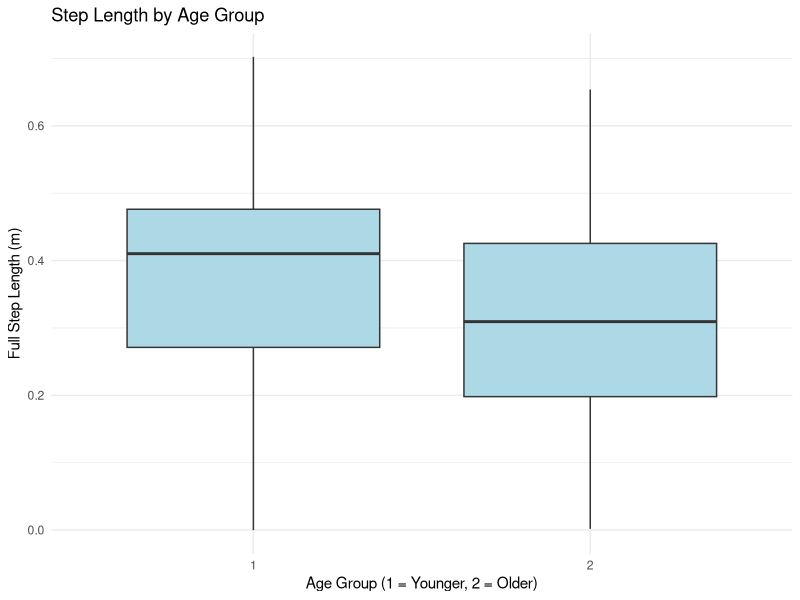
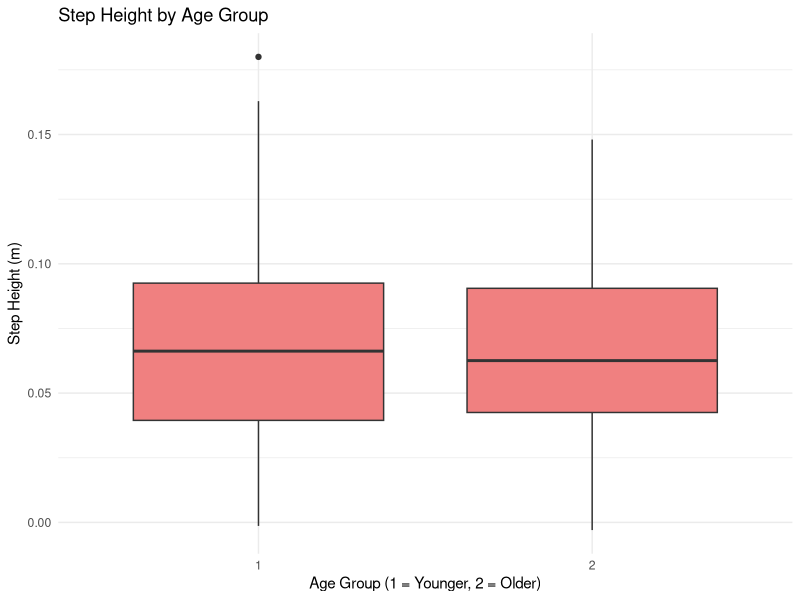
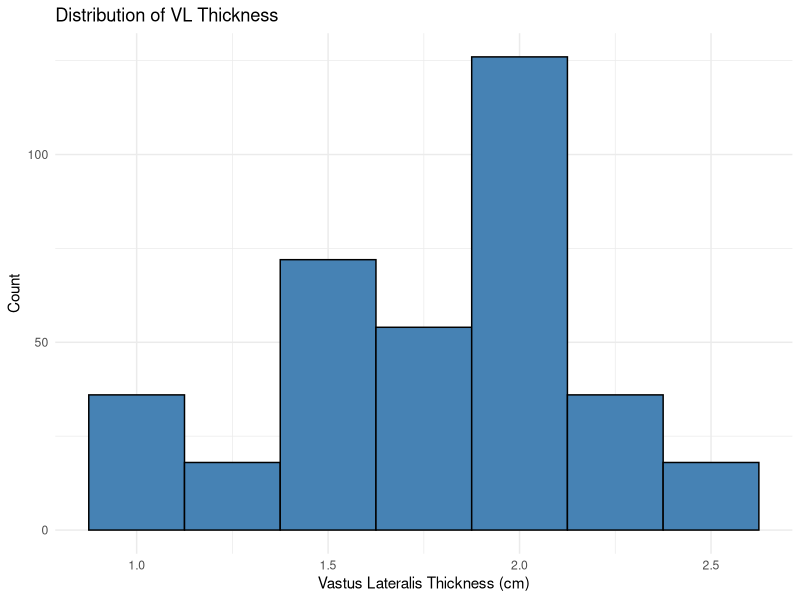

These charts were generated, in order, by the following R code:

### Some practice with bootstrapping from Mike

# read data
Kine.dat = read.csv("Kinematic_Data_EMG.csv",header = T)
# split into books 
Kine.df = split(Kine.dat, Kine.dat$PID)

# initialize the dataframes (we will store our bootstraps in)
duration.bs <- onset.bs <- step.init.bs <- full.step.bs <- step.height.bs <- data.frame(NULL)

# initialize the xbar vectors
xbar.duration <- xbar.onset <- xbar.step.init <- xbar.full.step <-  xbar.step.height <- c()

# begin loop
for(i in 1:length(Kine.df)){  # loop through each subject
  for(j in 1:5000){  # 5000 bootstrap samples each
    # sample indices
    k = sample(1:18, replace = T, size = 18)  # 18 trials from 3 blocks
    # take means of the kth samples and store into the xbars
    take = (Kine.df[[i]][["Weight_Transfer_Duration"]])[k]
    xbar.duration[j] = mean(take)
    take = (Kine.df[[i]][["Weight_Transfer_Onset_Initiation_Time"]])[k]
    xbar.onset[j] = mean(take)
    take = (Kine.df[[i]][["Step_Initiation_Time"]])[k]
    xbar.step.init[j] = mean(take)
    take = (Kine.df[[i]][["Full_Step_Length"]])[k]
    xbar.full.step[j] = mean(take)
    take = (Kine.df[[i]][["Step_Height"]])[k]
    xbar.step.height[j] = mean(take)
  }
  # fill the BS data.frames row-by-row
  duration.bs = rbind(duration.bs,xbar.duration)
  onset.bs = rbind(onset.bs,xbar.onset)
  step.init.bs = rbind(step.init.bs,xbar.step.init)
  full.step.bs = rbind(full.step.bs,xbar.full.step)
  step.height.bs = rbind(step.height.bs,xbar.step.height)
}
# attach corresponding Patient IDs for each row in every BS data.frame
duration.bs = cbind(names(Kine.df),duration.bs)
onset.bs = cbind(names(Kine.df),onset.bs)
step.init.bs = cbind(names(Kine.df),step.init.bs)
full.step.bs = cbind(names(Kine.df),full.step.bs)
step.height.bs = cbind(names(Kine.df),step.height.bs)


# demo <- read.csv('Demographics_.csv')
# age <- factor(demo$Group...1.young..2.older.adults.)
# sex <- factor(demo$Sex..1.male...2.female.)
# aov.data <- data.frame("grip.strength" = demo$Handgrip.Strenght.Test..kg.f.,
#                        age,
#                        sex)
# anova_model <- aov(grip.strength ~ age * sex, data=aov.data)
# age.cont <- demo$Age..years.old.
# lin_model <- lm(grip.strength ~ age.cont * sex, data = aov.data)
# summary(lin_model)
# summary(anova_model)
# library(tidyverse)
# ggplot(aov.data, aes(x=age, y=grip.strength, fill=sex)) +
#   stat_summary(fun=mean, geom='bar', position='dodge') +
#   stat_summary(fun.data=mean_se, geom='errorbar', position=position_dodge(width = 0.9), width=0.2) +
#   theme_minimal()

######################################################
#####   EDA/Data Summary and Data Visualization  #####
######################################################

## Load necessary libraries
library(readxl)
library(tidyverse)

## Load data from excel files provided by client
demographics <- read_excel("Demographics_.xlsx", sheet = "Sheet1")
muscle_data <- read_excel("Muscle_data.xlsx", sheet = "Muscledata_")
kinematic_data <- read_excel("Kinematic_Data_EMG.xlsx", sheet = "Kinematic")

## Clean up datasets and merge them

# Standardize subject IDs across the data files 
muscle_data$ParticipantID[1:9] <- gsub("Pepper", "Pepper0",    # NOT ALL NEED A LEADING 0
                                  muscle_data$ParticipantID[1:9])

# Drop EMG columns from kinematic data for now? (Can undo this if we get this data)
kinematic_data_clean <- kinematic_data %>% select(-matches("Electric Potential"))

## Merge all datasets into one

# Sort demographic data by Subject before left joining
demographics <- arrange(demographics, Subject) # first make sure these are in order

# Merge into one by left joining dataframes
merged_df <- demographics %>% 
  left_join(muscle_data, by = c("Subject" = "ParticipantID")) %>%
  left_join(kinematic_data_clean, by = c("Subject" = "PID"))

## Find missing data
missing_summary <- colSums(is.na(merged_df))

# Display columns with missing values
missing_summary[missing_summary>0]

## Try some summary statistics for data exploration and visualization to follow
##  --->>> Need to determine what is relevant for summary stats!
summary_stats <- merged_df %>%
  summarise(
        Mean_Age = mean(`Age (years old)`, na.rm = TRUE),
        Mean_Step_Length = mean(Full_Step_Length, na.rm = TRUE),
        Mean_Step_Height = mean(Step_Height, na.rm = TRUE),
        Mean_Step_Initiation_Time = mean(Step_Initiation_Time, na.rm = TRUE),
        Mean_Weight_Transfer_Duration = mean(Weight_Transfer_Duration, na.rm = TRUE)
      )
    
print(summary_stats)

## Try some visualizations
##  --->>> Need to determine what is relevant for summary stats!

# step length by age group
ggplot(merged_df, aes(x = as.factor(`Group ( 1-young, 2-older adults)`), y = Full_Step_Length)) +
  geom_boxplot(fill = "lightblue") +
  labs(x = "Age Group (1 = Younger, 2 = Older)", y = "Full Step Length (m)", title = "Step Length by Age Group") +
  theme_minimal()

# step height by age group
ggplot(merged_df, aes(x = as.factor(`Group ( 1-young, 2-older adults)`), y = Step_Height)) +
  geom_boxplot(fill = "lightcoral") +
  labs(x = "Age Group (1 = Younger, 2 = Older)", y = "Step Height (m)", title = "Step Height by Age Group") +
  theme_minimal()

# distribution of sample vastus lateralis thickness
ggplot(merged_df, aes(x = `VL_Thickness(cm)`)) +
  geom_histogram(binwidth = 0.25, fill = "steelblue", color = "black") +
  labs(x = "Vastus Lateralis Thickness (cm)", y = "Count", title = "Distribution of VL Thickness") +
  theme_minimal()
